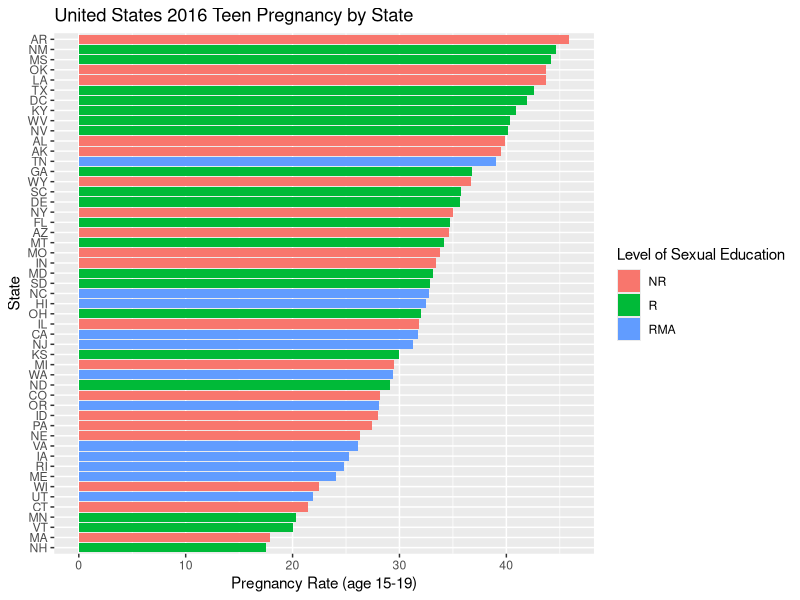

Reproduce this figure in R.
library("tidyverse")

teen_pregnancy_2016 <- read.csv("data/teen_preg_2016.csv")

teen_preg <- (teen_pregnancy_2016) %>% 
  group_by(sex_ed) %>% 
  select(state, state_id, pregnancy_rate, sex_ed)

teen_preg_chart <- ggplot(teen_preg) +
geom_col(mapping = aes(
    x = reorder(state_id, pregnancy_rate), y = pregnancy_rate, fill = sex_ed)) +
  labs(x = "State", y = "Pregnancy Rate (age 15-19)", fill = "Level of Sexual Education") +
  ggtitle("United States 2016 Teen Pregnancy by State") +
  coord_flip() 
  
  